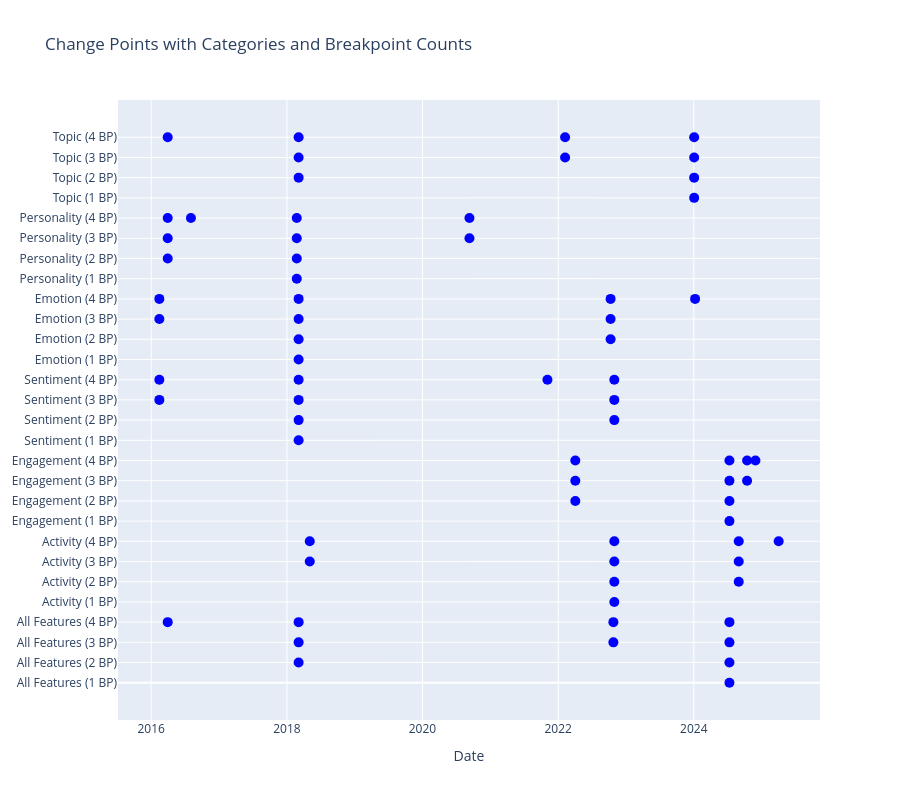

Source (notebook cell):
### Code cell
# === Parameter ===
# Maximal gewünschte Anzahl an Breakpoints
default_n_bkps = 4

# === 1. Datenvorbereitung ===
# final_daily_df muss eine 'date'-Spalte besitzen und alle anderen Spalten sind die Features
final_daily_df['date'] = pd.to_datetime(final_daily_df['date'])
all_features = final_daily_df.drop(columns=['date']).fillna(0)

# === 2. Kategorien definieren ===
activity_cols = ['tweet_count']
engagement_cols = ['retweetCount', 'replyCount', 'likeCount', 'quoteCount']
sentiment_cols = ['pos', 'neu', 'neg']
emotion_cols = ['anger', 'disgust', 'fear', 'joy', 'neutral', 'sadness', 'surprise']
personality_cols = ['Extroversion', 'Neuroticism', 'Agreeableness', 'Conscientiousness', 'Openness']
topic_cols = [
    'arts_culture', 'business_entrepreneurs', 'celebrity_pop_culture', 'diaries_daily_life',
    'family', 'fashion_style', 'film_tv_video', 'fitness_&_health', 'food_&_dining', 'gaming',
    'learning_educational', 'music', 'news_social_concern', 'other_hobbies', 'relationships',
    'science_technology', 'sports', 'travel_adventure', 'youth_student_life'
]

categories = {
    'All Features': all_features,
    'Activity': all_features[activity_cols],
    'Engagement': all_features[engagement_cols],
    'Sentiment': all_features[sentiment_cols],
    'Emotion': all_features[emotion_cols],
    'Personality': all_features[personality_cols],
    'Topic': all_features[topic_cols]
}

# === 3. Change Point Detection (1 bis default_n_bkps) ===
breakpoints_data = {}  # dict[(category, n_bkps)] -> list of dates
scaler = StandardScaler()
for category, df_feats in categories.items():
    feats_scaled = scaler.fit_transform(df_feats.values)
    for n_bkps in range(1, default_n_bkps + 1):
        model = rpt.Binseg(model='l2').fit(feats_scaled)
        bkps = model.predict(n_bkps=n_bkps)
        change_idxs = bkps[:-1]
        dates = final_daily_df['date'].iloc[[idx-1 for idx in change_idxs]].dt.strftime('%Y-%m-%d').tolist()
        breakpoints_data[(category, n_bkps)] = dates

# === 4a. Visualisierung 1: nach Kategorie (innerhalb: verschiedene BP-Zahlen) ===
fig1 = go.Figure()
y_labels1 = []
y_pos1 = 0
for category in categories.keys():
    for n_bkps in range(1, default_n_bkps + 1):
        label = f"{category} ({n_bkps} BP)"
        y_labels1.append(label)
        for dt in breakpoints_data.get((category, n_bkps), []):
            fig1.add_trace(go.Scatter(
                x=[pd.to_datetime(dt)],
                y=[y_pos1],
                mode='markers',
                marker=dict(size=10, color='blue'),
                hovertemplate=f"{label}<br>Date: {dt}<extra></extra>",
                showlegend=False
            ))
        y_pos1 += 1
fig1.update_layout(
    title="Change Points with Categories and Breakpoint Counts",
    xaxis_title="Date",
    yaxis=dict(
        tickmode='array',
        tickvals=list(range(len(y_labels1))),
        ticktext=y_labels1
    ),
    height=800,
    showlegend=False
)
fig1.show()

# === 4b. Visualisierung 2: nach Breakpoint-Anzahl (innerhalb: verschiedene Kategorien) ===
fig2 = go.Figure()
y_labels2 = []
y_pos2 = 0
for n_bkps in range(1, default_n_bkps + 1):
    for category in categories.keys():
        label = f"{category} ({n_bkps} BP)"
        y_labels2.append(label)
        for dt in breakpoints_data.get((category, n_bkps), []):
            fig2.add_trace(go.Scatter(
                x=[pd.to_datetime(dt)],
                y=[y_pos2],
                mode='markers',
                marker=dict(size=10, color='orange'),
                hovertemplate=f"{label}<br>Date: {dt}<extra></extra>",
                showlegend=False
            ))
        y_pos2 += 1
fig2.update_layout(
    title="Change points for breakpoint-number und category",
    xaxis_title="Date",
    yaxis=dict(
        tickmode='array',
        tickvals=list(range(len(y_labels2))),
        ticktext=y_labels2
    ),
    height=800,
    widht=500,
    showlegend=False
)
fig2.show()

### Figure 1 — Plotly figure (JSON) as saved in the notebook; plotly's stock layout.template omitted (floating-point values rounded to 4 significant figures)
{"data": [{"hovertemplate": "All Features (1 BP)<br>Date: 2024-07-11<extra></extra>", "marker": {"color": "blue", "size": 10}, "mode": "markers", "showlegend": false, "type": "scatter", "x": ["2024-07-11T00:00:00"], "y": [0]}, {"hovertemplate": "All Features (2 BP)<br>Date: 2018-03-05<extra></extra>", "marker": {"color": "blue", "size": 10}, "mode": "markers", "showlegend": false, "type": "scatter", "x": ["2018-03-05T00:00:00"], "y": [1]}, {"hovertemplate": "All Features (2 BP)<br>Date: 2024-07-11<extra></extra>", "marker": {"color": "blue", "size": 10}, "mode": "markers", "showlegend": false, "type": "scatter", "x": ["2024-07-11T00:00:00"], "y": [1]}, {"hovertemplate": "All Features (3 BP)<br>Date: 2018-03-05<extra></extra>", "marker": {"color": "blue", "size": 10}, "mode": "markers", "showlegend": false, "type": "scatter", "x": ["2018-03-05T00:00:00"], "y": [2]}, {"hovertemplate": "All Features (3 BP)<br>Date: 2022-10-25<extra></extra>", "marker": {"color": "blue", "size": 10}, "mode": "markers", "showlegend": false, "type": "scatter", "x": ["2022-10-25T00:00:00"], "y": [2]}, {"hovertemplate": "All Features (3 BP)<br>Date: 2024-07-11<extra></extra>", "marker": {"color": "blue", "size": 10}, "mode": "markers", "showlegend": false, "type": "scatter", "x": ["2024-07-11T00:00:00"], "y": [2]}, {"hovertemplate": "All Features (4 BP)<br>Date: 2016-03-30<extra></extra>", "marker": {"color": "blue", "size": 10}, "mode": "markers", "showlegend": false, "type": "scatter", "x": ["2016-03-30T00:00:00"], "y": [3]}, {"hovertemplate": "All Features (4 BP)<br>Date: 2018-03-05<extra></extra>", "marker": {"color": "blue", "size": 10}, "mode": "markers", "showlegend": false, "type": "scatter", "x": ["2018-03-05T00:00:00"], "y": [3]}, {"hovertemplate": "All Features (4 BP)<br>Date: 2022-10-25<extra></extra>", "marker": {"color": "blue", "size": 10}, "mode": "markers", "showlegend": false, "type": "scatter", "x": ["2022-10-25T00:00:00"], "y": [3]}, {"hovertemplate": "All Features (4 BP)<br>Date: 2024-07-11<extra></extra>", "marker": {"color": "blue", "size": 10}, "mode": "markers", "showlegend": false, "type": "scatter", "x": ["2024-07-11T00:00:00"], "y": [3]}, {"hovertemplate": "Activity (1 BP)<br>Date: 2022-10-30<extra></extra>", "marker": {"color": "blue", "size": 10}, "mode": "markers", "showlegend": false, "type": "scatter", "x": ["2022-10-30T00:00:00"], "y": [4]}, {"hovertemplate": "Activity (2 BP)<br>Date: 2022-10-30<extra></extra>", "marker": {"color": "blue", "size": 10}, "mode": "markers", "showlegend": false, "type": "scatter", "x": ["2022-10-30T00:00:00"], "y": [5]}, {"hovertemplate": "Activity (2 BP)<br>Date: 2024-08-30<extra></extra>", "marker": {"color": "blue", "size": 10}, "mode": "markers", "showlegend": false, "type": "scatter", "x": ["2024-08-30T00:00:00"], "y": [5]}, {"hovertemplate": "Activity (3 BP)<br>Date: 2018-05-04<extra></extra>", "marker": {"color": "blue", "size": 10}, "mode": "markers", "showlegend": false, "type": "scatter", "x": ["2018-05-04T00:00:00"], "y": [6]}, {"hovertemplate": "Activity (3 BP)<br>Date: 2022-10-30<extra></extra>", "marker": {"color": "blue", "size": 10}, "mode": "markers", "showlegend": false, "type": "scatter", "x": ["2022-10-30T00:00:00"], "y": [6]}, {"hovertemplate": "Activity (3 BP)<br>Date: 2024-08-30<extra></extra>", "marker": {"color": "blue", "size": 10}, "mode": "markers", "showlegend": false, "type": "scatter", "x": ["2024-08-30T00:00:00"], "y": [6]}, {"hovertemplate": "Activity (4 BP)<br>Date: 2018-05-04<extra></extra>", "marker": {"color": "blue", "size": 10}, "mode": "markers", "showlegend": false, "type": "scatter", "x": ["2018-05-04T00:00:00"], "y": [7]}, {"hovertemplate": "Activity (4 BP)<br>Date: 2022-10-30<extra></extra>", "marker": {"color": "blue", "size": 10}, "mode": "markers", "showlegend": false, "type": "scatter", "x": ["2022-10-30T00:00:00"], "y": [7]}, {"hovertemplate": "Activity (4 BP)<br>Date: 2024-08-30<extra></extra>", "marker": {"color": "blue", "size": 10}, "mode": "markers", "showlegend": false, "type": "scatter", "x": ["2024-08-30T00:00:00"], "y": [7]}, {"hovertemplate": "Activity (4 BP)<br>Date: 2025-04-02<extra></extra>", "marker": {"color": "blue", "size": 10}, "mode": "markers", "showlegend": false, "type": "scatter", "x": ["2025-04-02T00:00:00"], "y": [7]}, {"hovertemplate": "Engagement (1 BP)<br>Date: 2024-07-11<extra></extra>", "marker": {"color": "blue", "size": 10}, "mode": "markers", "showlegend": false, "type": "scatter", "x": ["2024-07-11T00:00:00"], "y": [8]}, {"hovertemplate": "Engagement (2 BP)<br>Date: 2022-04-03<extra></extra>", "marker": {"color": "blue", "size": 10}, "mode": "markers", "showlegend": false, "type": "scatter", "x": ["2022-04-03T00:00:00"], "y": [9]}, {"hovertemplate": "Engagement (2 BP)<br>Date: 2024-07-11<extra></extra>", "marker": {"color": "blue", "size": 10}, "mode": "markers", "showlegend": false, "type": "scatter", "x": ["2024-07-11T00:00:00"], "y": [9]}, {"hovertemplate": "Engagement (3 BP)<br>Date: 2022-04-03<extra></extra>", "marker": {"color": "blue", "size": 10}, "mode": "markers", "showlegend": false, "type": "scatter", "x": ["2022-04-03T00:00:00"], "y": [10]}, {"hovertemplate": "Engagement (3 BP)<br>Date: 2024-07-11<extra></extra>", "marker": {"color": "blue", "size": 10}, "mode": "markers", "showlegend": false, "type": "scatter", "x": ["2024-07-11T00:00:00"], "y": [10]}, {"hovertemplate": "Engagement (3 BP)<br>Date: 2024-10-14<extra></extra>", "marker": {"color": "blue", "size": 10}, "mode": "markers", "showlegend": false, "type": "scatter", "x": ["2024-10-14T00:00:00"], "y": [10]}, {"hovertemplate": "Engagement (4 BP)<br>Date: 2022-04-03<extra></extra>", "marker": {"color": "blue", "size": 10}, "mode": "markers", "showlegend": false, "type": "scatter", "x": ["2022-04-03T00:00:00"], "y": [11]}, {"hovertemplate": "Engagement (4 BP)<br>Date: 2024-07-11<extra></extra>", "marker": {"color": "blue", "size": 10}, "mode": "markers", "showlegend": false, "type": "scatter", "x": ["2024-07-11T00:00:00"], "y": [11]}, {"hovertemplate": "Engagement (4 BP)<br>Date: 2024-10-14<extra></extra>", "marker": {"color": "blue", "size": 10}, "mode": "markers", "showlegend": false, "type": "scatter", "x": ["2024-10-14T00:00:00"], "y": [11]}, {"hovertemplate": "Engagement (4 BP)<br>Date: 2024-11-28<extra></extra>", "marker": {"color": "blue", "size": 10}, "mode": "markers", "showlegend": false, "type": "scatter", "x": ["2024-11-28T00:00:00"], "y": [11]}, {"hovertemplate": "Sentiment (1 BP)<br>Date: 2018-03-05<extra></extra>", "marker": {"color": "blue", "size": 10}, "mode": "markers", "showlegend": false, "type": "scatter", "x": ["2018-03-05T00:00:00"], "y": [12]}, {"hovertemplate": "Sentiment (2 BP)<br>Date: 2018-03-05<extra></extra>", "marker": {"color": "blue", "size": 10}, "mode": "markers", "showlegend": false, "type": "scatter", "x": ["2018-03-05T00:00:00"], "y": [13]}, {"hovertemplate": "Sentiment (2 BP)<br>Date: 2022-10-30<extra></extra>", "marker": {"color": "blue", "size": 10}, "mode": "markers", "showlegend": false, "type": "scatter", "x": ["2022-10-30T00:00:00"], "y": [13]}, {"hovertemplate": "Sentiment (3 BP)<br>Date: 2016-02-14<extra></extra>", "marker": {"color": "blue", "size": 10}, "mode": "markers", "showlegend": false, "type": "scatter", "x": ["2016-02-14T00:00:00"], "y": [14]}, {"hovertemplate": "Sentiment (3 BP)<br>Date: 2018-03-05<extra></extra>", "marker": {"color": "blue", "size": 10}, "mode": "markers", "showlegend": false, "type": "scatter", "x": ["2018-03-05T00:00:00"], "y": [14]}, {"hovertemplate": "Sentiment (3 BP)<br>Date: 2022-10-30<extra></extra>", "marker": {"color": "blue", "size": 10}, "mode": "markers", "showlegend": false, "type": "scatter", "x": ["2022-10-30T00:00:00"], "y": [14]}, {"hovertemplate": "Sentiment (4 BP)<br>Date: 2016-02-14<extra></extra>", "marker": {"color": "blue", "size": 10}, "mode": "markers", "showlegend": false, "type": "scatter", "x": ["2016-02-14T00:00:00"], "y": [15]}, {"hovertemplate": "Sentiment (4 BP)<br>Date: 2018-03-05<extra></extra>", "marker": {"color": "blue", "size": 10}, "mode": "markers", "showlegend": false, "type": "scatter", "x": ["2018-03-05T00:00:00"], "y": [15]}, {"hovertemplate": "Sentiment (4 BP)<br>Date: 2021-11-04<extra></extra>", "marker": {"color": "blue", "size": 10}, "mode": "markers", "showlegend": false, "type": "scatter", "x": ["2021-11-04T00:00:00"], "y": [15]}, {"hovertemplate": "Sentiment (4 BP)<br>Date: 2022-10-30<extra></extra>", "marker": {"color": "blue", "size": 10}, "mode": "markers", "showlegend": false, "type": "scatter", "x": ["2022-10-30T00:00:00"], "y": [15]}, {"hovertemplate": "Emotion (1 BP)<br>Date: 2018-03-05<extra></extra>", "marker": {"color": "blue", "size": 10}, "mode": "markers", "showlegend": false, "type": "scatter", "x": ["2018-03-05T00:00:00"], "y": [16]}, {"hovertemplate": "Emotion (2 BP)<br>Date: 2018-03-05<extra></extra>", "marker": {"color": "blue", "size": 10}, "mode": "markers", "showlegend": false, "type": "scatter", "x": ["2018-03-05T00:00:00"], "y": [17]}, {"hovertemplate": "Emotion (2 BP)<br>Date: 2022-10-10<extra></extra>", "marker": {"color": "blue", "size": 10}, "mode": "markers", "showlegend": false, "type": "scatter", "x": ["2022-10-10T00:00:00"], "y": [17]}, {"hovertemplate": "Emotion (3 BP)<br>Date: 2016-02-14<extra></extra>", "marker": {"color": "blue", "size": 10}, "mode": "markers", "showlegend": false, "type": "scatter", "x": ["2016-02-14T00:00:00"], "y": [18]}, {"hovertemplate": "Emotion (3 BP)<br>Date: 2018-03-05<extra></extra>", "marker": {"color": "blue", "size": 10}, "mode": "markers", "showlegend": false, "type": "scatter", "x": ["2018-03-05T00:00:00"], "y": [18]}, {"hovertemplate": "Emotion (3 BP)<br>Date: 2022-10-10<extra></extra>", "marker": {"color": "blue", "size": 10}, "mode": "markers", "showlegend": false, "type": "scatter", "x": ["2022-10-10T00:00:00"], "y": [18]}, {"hovertemplate": "Emotion (4 BP)<br>Date: 2016-02-14<extra></extra>", "marker": {"color": "blue", "size": 10}, "mode": "markers", "showlegend": false, "type": "scatter", "x": ["2016-02-14T00:00:00"], "y": [19]}, {"hovertemplate": "Emotion (4 BP)<br>Date: 2018-03-05<extra></extra>", "marker": {"color": "blue", "size": 10}, "mode": "markers", "showlegend": false, "type": "scatter", "x": ["2018-03-05T00:00:00"], "y": [19]}, {"hovertemplate": "Emotion (4 BP)<br>Date: 2022-10-10<extra></extra>", "marker": {"color": "blue", "size": 10}, "mode": "markers", "showlegend": false, "type": "scatter", "x": ["2022-10-10T00:00:00"], "y": [19]}, {"hovertemplate": "Emotion (4 BP)<br>Date: 2024-01-08<extra></extra>", "marker": {"color": "blue", "size": 10}, "mode": "markers", "showlegend": false, "type": "scatter", "x": ["2024-01-08T00:00:00"], "y": [19]}, {"hovertemplate": "Personality (1 BP)<br>Date: 2018-02-23<extra></extra>", "marker": {"color": "blue", "size": 10}, "mode": "markers", "showlegend": false, "type": "scatter", "x": ["2018-02-23T00:00:00"], "y": [20]}, {"hovertemplate": "Personality (2 BP)<br>Date: 2016-03-30<extra></extra>", "marker": {"color": "blue", "size": 10}, "mode": "markers", "showlegend": false, "type": "scatter", "x": ["2016-03-30T00:00:00"], "y": [21]}, {"hovertemplate": "Personality (2 BP)<br>Date: 2018-02-23<extra></extra>", "marker": {"color": "blue", "size": 10}, "mode": "markers", "showlegend": false, "type": "scatter", "x": ["2018-02-23T00:00:00"], "y": [21]}, {"hovertemplate": "Personality (3 BP)<br>Date: 2016-03-30<extra></extra>", "marker": {"color": "blue", "size": 10}, "mode": "markers", "showlegend": false, "type": "scatter", "x": ["2016-03-30T00:00:00"], "y": [22]}, {"hovertemplate": "Personality (3 BP)<br>Date: 2018-02-23<extra></extra>", "marker": {"color": "blue", "size": 10}, "mode": "markers", "showlegend": false, "type": "scatter", "x": ["2018-02-23T00:00:00"], "y": [22]}, {"hovertemplate": "Personality (3 BP)<br>Date: 2020-09-10<extra></extra>", "marker": {"color": "blue", "size": 10}, "mode": "markers", "showlegend": false, "type": "scatter", "x": ["2020-09-10T00:00:00"], "y": [22]}, {"hovertemplate": "Personality (4 BP)<br>Date: 2016-03-30<extra></extra>", "marker": {"color": "blue", "size": 10}, "mode": "markers", "showlegend": false, "type": "scatter", "x": ["2016-03-30T00:00:00"], "y": [23]}, {"hovertemplate": "Personality (4 BP)<br>Date: 2016-08-02<extra></extra>", "marker": {"color": "blue", "size": 10}, "mode": "markers", "showlegend": false, "type": "scatter", "x": ["2016-08-02T00:00:00"], "y": [23]}, {"hovertemplate": "Personality (4 BP)<br>Date: 2018-02-23<extra></extra>", "marker": {"color": "blue", "size": 10}, "mode": "markers", "showlegend": false, "type": "scatter", "x": ["2018-02-23T00:00:00"], "y": [23]}, {"hovertemplate": "Personality (4 BP)<br>Date: 2020-09-10<extra></extra>", "marker": {"color": "blue", "size": 10}, "mode": "markers", "showlegend": false, "type": "scatter", "x": ["2020-09-10T00:00:00"], "y": [23]}, {"hovertemplate": "Topic (1 BP)<br>Date: 2024-01-03<extra></extra>", "marker": {"color": "blue", "size": 10}, "mode": "markers", "showlegend": false, "type": "scatter", "x": ["2024-01-03T00:00:00"], "y": [24]}, {"hovertemplate": "Topic (2 BP)<br>Date: 2018-03-05<extra></extra>", "marker": {"color": "blue", "size": 10}, "mode": "markers", "showlegend": false, "type": "scatter", "x": ["2018-03-05T00:00:00"], "y": [25]}, {"hovertemplate": "Topic (2 BP)<br>Date: 2024-01-03<extra></extra>", "marker": {"color": "blue", "size": 10}, "mode": "markers", "showlegend": false, "type": "scatter", "x": ["2024-01-03T00:00:00"], "y": [25]}, {"hovertemplate": "Topic (3 BP)<br>Date: 2018-03-05<extra></extra>", "marker": {"color": "blue", "size": 10}, "mode": "markers", "showlegend": false, "type": "scatter", "x": ["2018-03-05T00:00:00"], "y": [26]}, {"hovertemplate": "Topic (3 BP)<br>Date: 2022-02-07<extra></extra>", "marker": {"color": "blue", "size": 10}, "mode": "markers", "showlegend": false, "type": "scatter", "x": ["2022-02-07T00:00:00"], "y": [26]}, {"hovertemplate": "Topic (3 BP)<br>Date: 2024-01-03<extra></extra>", "marker": {"color": "blue", "size": 10}, "mode": "markers", "showlegend": false, "type": "scatter", "x": ["2024-01-03T00:00:00"], "y": [26]}, {"hovertemplate": "Topic (4 BP)<br>Date: 2016-03-30<extra></extra>", "marker": {"color": "blue", "size": 10}, "mode": "markers", "showlegend": false, "type": "scatter", "x": ["2016-03-30T00:00:00"], "y": [27]}, {"hovertemplate": "Topic (4 BP)<br>Date: 2018-03-05<extra></extra>", "marker": {"color": "blue", "size": 10}, "mode": "markers", "showlegend": false, "type": "scatter", "x": ["2018-03-05T00:00:00"], "y": [27]}, {"hovertemplate": "Topic (4 BP)<br>Date: 2022-02-07<extra></extra>", "marker": {"color": "blue", "size": 10}, "mode": "markers", "showlegend": false, "type": "scatter", "x": ["2022-02-07T00:00:00"], "y": [27]}, {"hovertemplate": "Topic (4 BP)<br>Date: 2024-01-03<extra></extra>", "marker": {"color": "blue", "size": 10}, "mode": "markers", "showlegend": false, "type": "scatter", "x": ["2024-01-03T00:00:00"], "y": [27]}], "layout": {"height": 800, "showlegend": false, "title": {"text": "Change Points with Categories and Breakpoint Counts"}, "xaxis": {"title": {"text": "Date"}}, "yaxis": {"tickmode": "array", "ticktext": ["All Features (1 BP)", "All Features (2 BP)", "All Features (3 BP)", "All Features (4 BP)", "Activity (1 BP)", "Activity (2 BP)", "Activity (3 BP)", "Activity (4 BP)", "Engagement (1 BP)", "Engagement (2 BP)", "Engagement (3 BP)", "Engagement (4 BP)", "Sentiment (1 BP)", "Sentiment (2 BP)", "Sentiment (3 BP)", "Sentiment (4 BP)", "Emotion (1 BP)", "Emotion (2 BP)", "Emotion (3 BP)", "Emotion (4 BP)", "Personality (1 BP)", "Personality (2 BP)", "Personality (3 BP)", "Personality (4 BP)", "Topic (1 BP)", "Topic (2 BP)", "Topic (3 BP)", "Topic (4 BP)"], "tickvals": [0, 1, 2, 3, 4, 5, 6, 7, 8, 9, 10, 11, 12, 13, 14, 15, 16, 17, 18, 19, 20, 21, 22, 23, 24, 25, 26, 27]}}}
